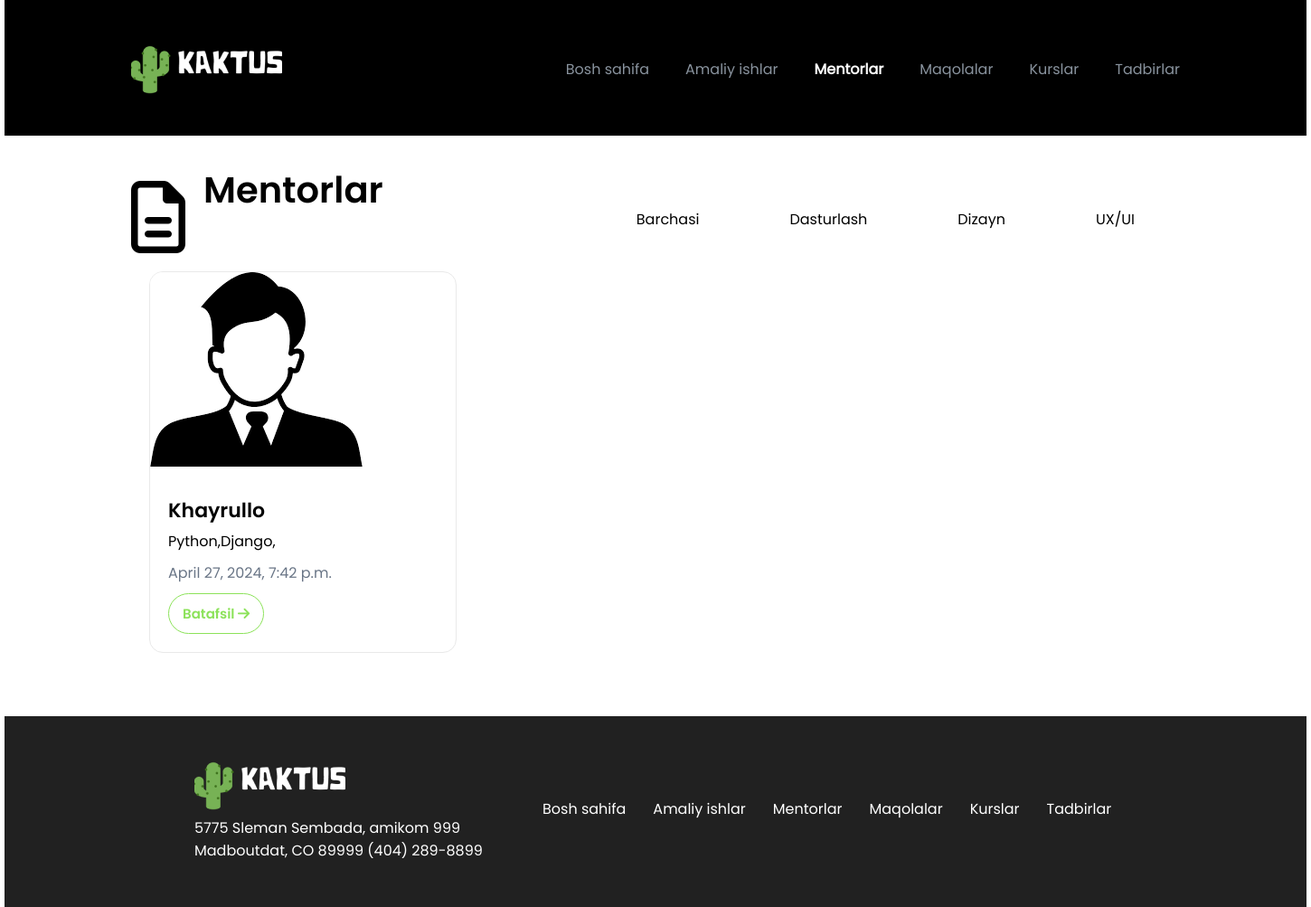
The app's page /mentor/ with its own data.
### mysite/models.py (models this page shows, shortened)
class Mentor(TimeStampedMixin):
    name = models.CharField(max_length=255)
    last_name = models.CharField(max_length=255, null=True, blank=True)
    picture = models.ImageField(upload_to='media', null=True, blank=True)
    field = models.ForeignKey(Field, on_delete=models.CASCADE)
    tg_id = models.IntegerField(null=True, blank=True)
    number = models.CharField(max_length=20,null=True, blank=True)
    technologies = models.CharField(max_length=128, null=True, blank=True)
    comment = models.TextField(null=True, blank=True)
    class Meta:
        verbose_name = "Mentor"
        verbose_name_plural = "Mentors"
        db_table = "mentor"

### mysite/views.py (the view)
# urls.py: path('mentor/', mentor,name="mentor"),
def mentor(request):
    data = Mentor.objects.all()
    context = {
        "data": data,
    }
    return render(request, 'mentors.html', context)

### templates/mentors.html (shortened to what this page needs)
<!DOCTYPE html>
<html lang="en">
<head>
    {% load static %}
    <link rel="stylesheet" href="{% static 'css/style.css' %}">
    <link rel="stylesheet" href="{% static 'css/all.css' %}">
</head>
<body>
    <div class="container">
        <div class="page">
            <div class="row">
                <header>
                    <div class="header__logo">
                        <a href="{% url 'index' %}">
                            <img src="{% static 'images/kaktus_logo.png' %}" alt="aaa">
                        </a>
                    </div>
                    <nav class="header__nav">
                        <ul>
                            <li><a href="{% url 'index' %}">Bosh sahifa</a></li>
                            <li><a href="{% url 'project' %}" >Amaliy ishlar</a></li>
                            <li><a href="{% url 'mentor' %}" class="active">Mentorlar</a></li>
                            <li><a href="{% url 'article' %}">Maqolalar</a></li>
                            <li><a href="{% url 'course' %}">Kurslar</a></li>
                            <li><a href="{% url 'event' %}">Tadbirlar</a></li>
                        </ul>
                    </nav>
                </header>
            </div>
        </div>
        <div class="maqola_page">
            <div class="row">
                <div class="page__header">
                    <div class="page__title">
                        <i class="fa-regular fa-file-lines"></i> <span>Mentorlar</span>
                    </div>
                    <div class="page__filter">
                        <a href="{% url 'mentor' %}" class="page__filter-btn ">Barchasi</a>
                        <a href="{% url 'mentorfilter' id=1 %}" class="page__filter-btn">Dasturlash</a>
                        <a href="{% url 'mentorfilter' id=2 %}" class="page__filter-btn">Dizayn</a>
                        <a href="{% url 'mentorfilter' id=3 %}" class="page__filter-btn">UX/UI</a>
                    </div>
                </div>
                <div class="universal_cards">
                    {% for i in data %}
                    <div class="universal_card">
                        <img src="{{i.picture.url}}" alt="" class="card-img-top">
                        <div class="card-body">
                            <h5 class="card-title">{{i.name}}</h5>
                            <p class="card-text">{{i.technologies}}</p>
                            <p class="card-data">{{i.created_at}}</p>
                            <a href="{% url 'mentor_single' id=i.id %}" class="card-link">Batafsil <i class="fa-solid fa-arrow-right"></i></a>
                        </div>
                    </div>
                    {% endfor %}
                </div>
            </div>
        </div>
        <footer>
            <div class="row">
                <div class="footer__cols">
                    <div class="footer__col-info">
                        <a href="index.html">
                            <img src="{% static 'images/kaktus_logo.png' %}" alt="aaa">
                        </a>
                        <p>5775 Sleman Sembada, amikom 999 Madboutdat, CO 89999 (404) 289-8899</p>
                    </div>
                    <div class="footer__col-menu">
                        <ul>
                            <li><a href="{% url 'index' %}">Bosh sahifa</a></li>
                            <li><a href="{% url 'project' %}" >Amaliy ishlar</a></li>
                            <li><a href="{% url 'mentor' %}"  class="active">Mentorlar</a></li>
                            <li><a href="{% url 'article' %}">Maqolalar</a></li>
                            <li><a href="{% url 'course' %}">Kurslar</a></li>
                            <li><a href="{% url 'event' %}">Tadbirlar</a></li>
                        </ul>
                    </div>
                </div>
            </div>
        </footer>
    </div>
</body>
</html>

### static/css/style.css (style rules this page uses)
* { margin:0px; padding:0px; box-sizing: border-box; font-family: "Poppins"; transition: all .3s; }
a { text-decoration: none; }
.container { width: 1440px; margin:0 auto; }
.container .row { width: 1160px; margin:0 auto; }
header { padding-top:50px; display: flex; justify-content: space-between; align-content: center; }
header .header__logo a { display: flex; align-content: center; color: #fff; }
header .header__nav { line-height: 54px; }
header .header__nav ul { display: flex; list-style: none; }
header .header__nav ul li a { font-family: "Poppins"; color:#89939E; margin-left:40px; }
header .header__nav ul li .active { color:#ffffff; font-weight: 600; }
.universal_cards { display: flex; flex-wrap: wrap; justify-content: space-between; }
.universal_card { width: 340px; border:1px solid #E9E9E9; border-radius: 15px; margin:20px; overflow: hidden; }
.universal_card .card-body { padding:20px; }
.universal_card .card-body .card-title { font-family: "Poppins600"; font-size: 22px; margin-top:5px; }
.universal_card .card-body .card-text { margin-top:5px; }
.universal_card .card-body .card-data { color:#697586; margin-top:10px; }
.universal_card .card-body .card-link { font-family: "Poppins600"; padding:10px 15px; color: #8CE25A; border:1px solid #8CE25A; border-radius:30px; font-size: 15px; margin-top:10px; display: inline-block; }
.page { background-color: black; height: 150px; }
.maqola_page .page__header { display: flex; flex-wrap: wrap; justify-content: space-between; }
.page__header .page__title { display: flex; width: 400px; }
.page__header .page__title i { margin-top:50px; font-size: 80px; }
.page__header .page__title span { font-family: "Poppins600"; font-size: 40px; margin-left:20px; margin-top:30px; }
.page__header .page__filter { margin-top:60px; height: 60px; display: flex; }
.page__header .page__filter-btn { padding:20px 50px; display: block; color:black; }
footer { margin-top:50px; background-color: #212121; }
.footer__cols { padding:50px; display: flex; }
.footer__col-info { width: 350px; margin:0px 20px; }
.footer__col-info p { color:white; }
.footer__col-menu ul { list-style: none; display: flex; }
.footer__col-menu ul li a { display: block; margin:40px 15px; color:white; }

### records on screen
Mentor: picture (picture), name "Khayrullo", technologies "Python,Django,", created_at "April 27, 2024, 7:42 p.m."
